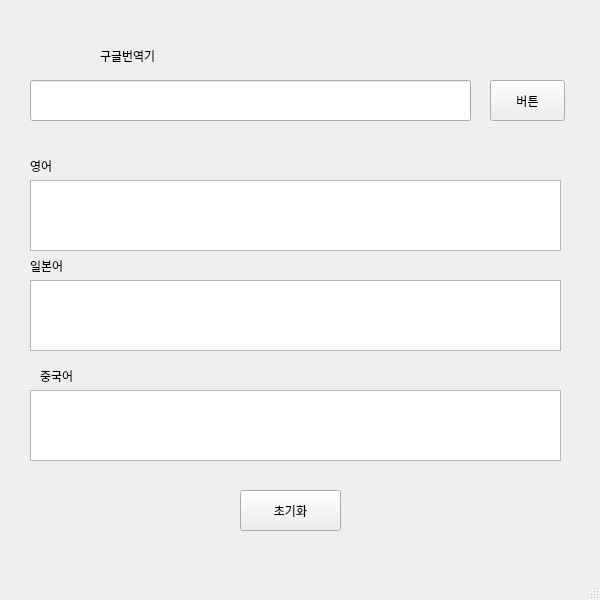
<?xml version="1.0" encoding="UTF-8"?>
<ui version="4.0">
 <class>MainWindow</class>
 <widget class="QMainWindow" name="MainWindow">
  <property name="geometry">
   <rect>
    <x>0</x>
    <y>0</y>
    <width>600</width>
    <height>600</height>
   </rect>
  </property>
  <property name="windowTitle">
   <string>MainWindow</string>
  </property>
  <widget class="QWidget" name="centralwidget">
   <widget class="QLabel" name="label">
    <property name="geometry">
     <rect>
      <x>100</x>
      <y>40</y>
      <width>261</width>
      <height>31</height>
     </rect>
    </property>
    <property name="text">
     <string>구글번역기</string>
    </property>
   </widget>
   <widget class="QLineEdit" name="inputEdit">
    <property name="geometry">
     <rect>
      <x>30</x>
      <y>80</y>
      <width>441</width>
      <height>41</height>
     </rect>
    </property>
   </widget>
   <widget class="QPushButton" name="transButton">
    <property name="geometry">
     <rect>
      <x>490</x>
      <y>80</y>
      <width>75</width>
      <height>41</height>
     </rect>
    </property>
    <property name="text">
     <string>버튼</string>
    </property>
   </widget>
   <widget class="QTextEdit" name="engOutput">
    <property name="geometry">
     <rect>
      <x>30</x>
      <y>180</y>
      <width>531</width>
      <height>71</height>
     </rect>
    </property>
   </widget>
   <widget class="QLabel" name="label_2">
    <property name="geometry">
     <rect>
      <x>30</x>
      <y>160</y>
      <width>56</width>
      <height>12</height>
     </rect>
    </property>
    <property name="text">
     <string>영어</string>
    </property>
   </widget>
   <widget class="QLabel" name="label_3">
    <property name="geometry">
     <rect>
      <x>30</x>
      <y>260</y>
      <width>56</width>
      <height>12</height>
     </rect>
    </property>
    <property name="text">
     <string>일본어</string>
    </property>
   </widget>
   <widget class="QLabel" name="label_4">
    <property name="geometry">
     <rect>
      <x>40</x>
      <y>370</y>
      <width>56</width>
      <height>12</height>
     </rect>
    </property>
    <property name="text">
     <string>중국어</string>
    </property>
   </widget>
   <widget class="QPushButton" name="resetButton">
    <property name="geometry">
     <rect>
      <x>240</x>
      <y>490</y>
      <width>101</width>
      <height>41</height>
     </rect>
    </property>
    <property name="text">
     <string>초기화</string>
    </property>
   </widget>
   <widget class="QTextEdit" name="japOutput">
    <property name="geometry">
     <rect>
      <x>30</x>
      <y>280</y>
      <width>531</width>
      <height>71</height>
     </rect>
    </property>
   </widget>
   <widget class="QTextEdit" name="chnOutput">
    <property name="geometry">
     <rect>
      <x>30</x>
      <y>390</y>
      <width>531</width>
      <height>71</height>
     </rect>
    </property>
   </widget>
  </widget>
  <widget class="QMenuBar" name="menubar">
   <property name="geometry">
    <rect>
     <x>0</x>
     <y>0</y>
     <width>600</width>
     <height>21</height>
    </rect>
   </property>
  </widget>
  <widget class="QStatusBar" name="statusbar"/>
 </widget>
 <resources/>
 <connections/>
</ui>
